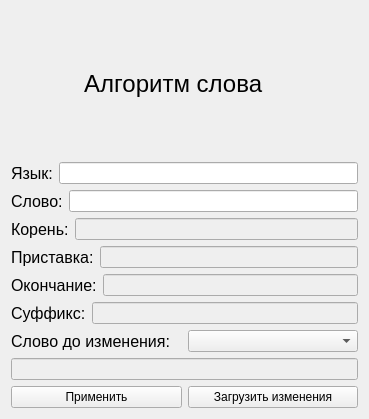
<?xml version="1.0" encoding="UTF-8"?>
<ui version="4.0">
 <class>Form</class>
 <widget class="QWidget" name="Form">
  <property name="geometry">
   <rect>
    <x>0</x>
    <y>0</y>
    <width>369</width>
    <height>419</height>
   </rect>
  </property>
  <property name="windowTitle">
   <string>Form</string>
  </property>
  <layout class="QVBoxLayout" name="verticalLayout_2">
   <item>
    <layout class="QVBoxLayout" name="verticalLayout">
     <item>
      <widget class="QLabel" name="label_5">
       <property name="font">
        <font>
         <pointsize>18</pointsize>
        </font>
       </property>
       <property name="text">
        <string>           Алгоритм слова</string>
       </property>
      </widget>
     </item>
     <item>
      <layout class="QHBoxLayout" name="horizontalLayout_8">
       <item>
        <widget class="QLabel" name="label">
         <property name="font">
          <font>
           <pointsize>12</pointsize>
          </font>
         </property>
         <property name="text">
          <string>Язык:</string>
         </property>
        </widget>
       </item>
       <item>
        <widget class="QLineEdit" name="lineEdit"/>
       </item>
      </layout>
     </item>
     <item>
      <layout class="QHBoxLayout" name="horizontalLayout_7">
       <item>
        <widget class="QLabel" name="label_6">
         <property name="font">
          <font>
           <pointsize>12</pointsize>
          </font>
         </property>
         <property name="text">
          <string>Слово:</string>
         </property>
        </widget>
       </item>
       <item>
        <widget class="QLineEdit" name="lineEdit_3"/>
       </item>
      </layout>
     </item>
     <item>
      <layout class="QHBoxLayout" name="horizontalLayout_6">
       <item>
        <widget class="QLabel" name="label_7">
         <property name="font">
          <font>
           <pointsize>12</pointsize>
          </font>
         </property>
         <property name="text">
          <string>Корень:</string>
         </property>
        </widget>
       </item>
       <item>
        <widget class="QLineEdit" name="lineEdit_4">
         <property name="enabled">
          <bool>false</bool>
         </property>
        </widget>
       </item>
      </layout>
     </item>
     <item>
      <layout class="QHBoxLayout" name="horizontalLayout_5">
       <item>
        <widget class="QLabel" name="label_8">
         <property name="font">
          <font>
           <pointsize>12</pointsize>
          </font>
         </property>
         <property name="text">
          <string>Приставка:</string>
         </property>
        </widget>
       </item>
       <item>
        <widget class="QLineEdit" name="lineEdit_5">
         <property name="enabled">
          <bool>false</bool>
         </property>
        </widget>
       </item>
      </layout>
     </item>
     <item>
      <layout class="QHBoxLayout" name="horizontalLayout_4">
       <item>
        <widget class="QLabel" name="label_9">
         <property name="font">
          <font>
           <pointsize>12</pointsize>
          </font>
         </property>
         <property name="text">
          <string>Окончание:</string>
         </property>
        </widget>
       </item>
       <item>
        <widget class="QLineEdit" name="lineEdit_6">
         <property name="enabled">
          <bool>false</bool>
         </property>
        </widget>
       </item>
      </layout>
     </item>
     <item>
      <layout class="QHBoxLayout" name="horizontalLayout_3">
       <item>
        <widget class="QLabel" name="label_10">
         <property name="font">
          <font>
           <pointsize>12</pointsize>
          </font>
         </property>
         <property name="text">
          <string>Суффикс:</string>
         </property>
        </widget>
       </item>
       <item>
        <widget class="QLineEdit" name="lineEdit_7">
         <property name="enabled">
          <bool>false</bool>
         </property>
        </widget>
       </item>
      </layout>
     </item>
     <item>
      <layout class="QHBoxLayout" name="horizontalLayout_2">
       <item>
        <widget class="QLabel" name="label_11">
         <property name="font">
          <font>
           <pointsize>12</pointsize>
          </font>
         </property>
         <property name="text">
          <string>Слово до изменения:</string>
         </property>
        </widget>
       </item>
       <item>
        <widget class="QComboBox" name="comboBox"/>
       </item>
      </layout>
     </item>
     <item>
      <widget class="QLineEdit" name="lineEdit_8">
       <property name="enabled">
        <bool>false</bool>
       </property>
      </widget>
     </item>
     <item>
      <layout class="QHBoxLayout" name="horizontalLayout">
       <item>
        <widget class="QPushButton" name="pushButton_9">
         <property name="text">
          <string>Применить</string>
         </property>
        </widget>
       </item>
       <item>
        <widget class="QPushButton" name="pushButton_7">
         <property name="text">
          <string>Загрузить изменения</string>
         </property>
        </widget>
       </item>
      </layout>
     </item>
    </layout>
   </item>
  </layout>
 </widget>
 <resources/>
 <connections/>
</ui>
